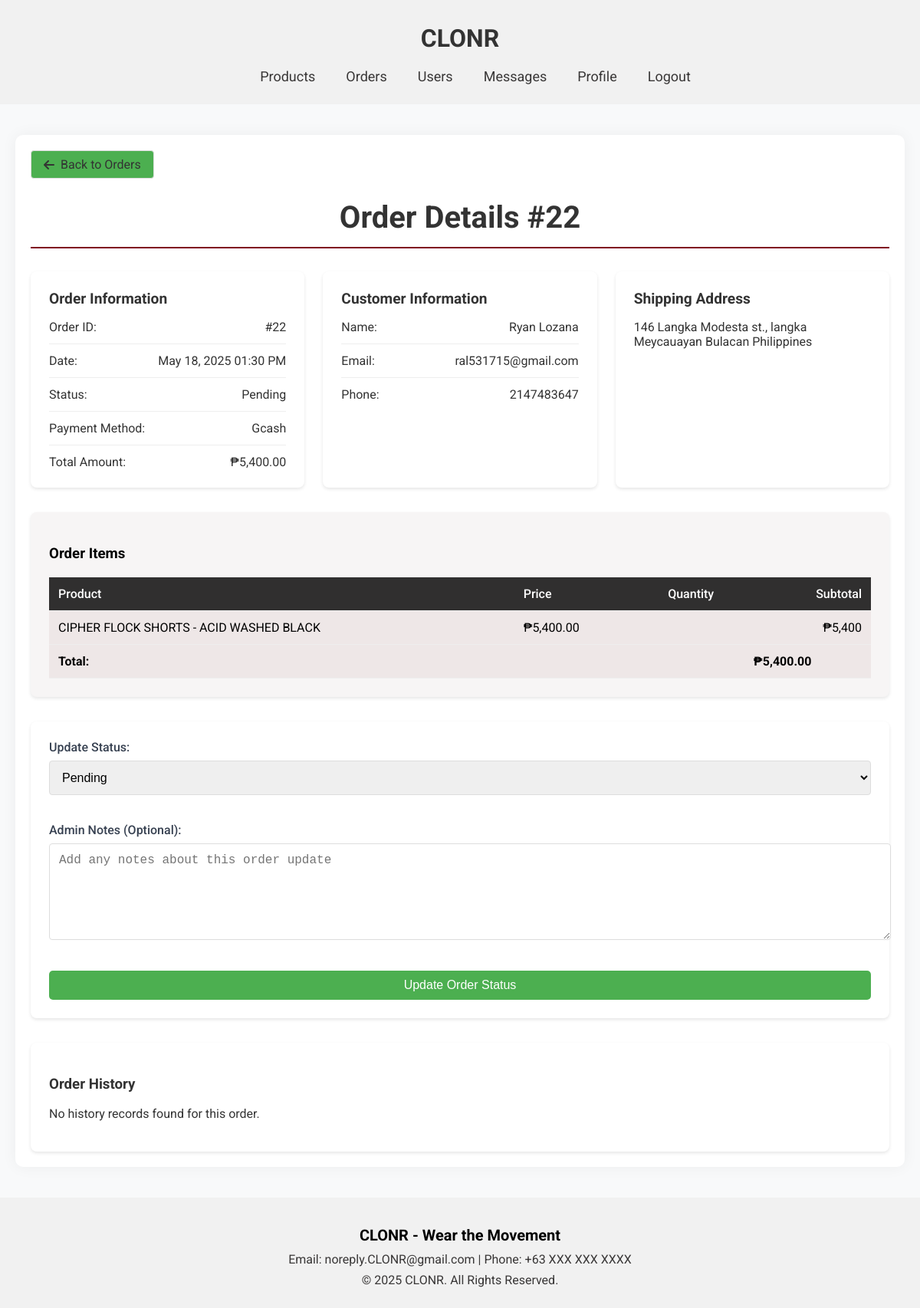
/admin/order_details.php?id=22 (signed in), run on the app's committed database.
### tables this page shows
CREATE TABLE `orders` (
  `id` int(100) NOT NULL,
  `user_id` int(100) NOT NULL,
  `name` varchar(100) NOT NULL,
  `number` int(11) NOT NULL,
  `email` varchar(100) NOT NULL,
  `method` varchar(50) NOT NULL,
  `address` varchar(500) NOT NULL,
  `total_products` varchar(1000) NOT NULL,
  `total_price` float(10,2) NOT NULL,
  `placed_on` datetime NOT NULL DEFAULT current_timestamp(),
  `payment_status` varchar(20) NOT NULL DEFAULT 'Pending'
);

CREATE TABLE `products` (
  `id` int(10) UNSIGNED NOT NULL,
  `name` varchar(255) NOT NULL,
  `description` text DEFAULT NULL,
  `price` decimal(10,2) NOT NULL,
  `category` varchar(100) NOT NULL,
  `image` varchar(255) DEFAULT NULL,
  `image_url` varchar(255) DEFAULT NULL,
  `created_at` timestamp NOT NULL DEFAULT current_timestamp(),
  `updated_at` timestamp NOT NULL DEFAULT current_timestamp() ON UPDATE current_timestamp()
);

### admin/order_details.php (the view, shortened to what this page needs)
<?php
require_once '../config.php';
try {
    $order_id = isset($_GET['id']) ? intval($_GET['id']) : 0;
    $stmt = $conn->prepare("SELECT * FROM orders WHERE id = ?");
    $stmt->execute([$order_id]);
    $order = $stmt->fetch(PDO::FETCH_ASSOC);
    $stmt = $conn->prepare("SELECT oi.*, p.name as product_name
                          FROM orders oi
                          JOIN products p ON oi.id = p.id
                          WHERE oi.id = ?");
    $stmt->execute([$order_id]);
    $order_items = $stmt->fetchAll(PDO::FETCH_ASSOC);
} catch (PDOException $e) {
    die("Database error: " . $e->getMessage());
}
?>
<!DOCTYPE html>
<html lang="en">
<head>
    <link rel="stylesheet" href="../global.css">
    <link rel="stylesheet" href="admin.css">
    <link rel="stylesheet" href="https://cdnjs.cloudflare.com/ajax/libs/font-awesome/6.0.0/css/all.min.css">
</head>
<body>
    <header>
        <div class="container">
            <a href="admindashboard.php"><h1 class="title">CLONR</h1></a>
            <nav>
                <ul class="navbar">
                    <li><a href="products.php">Products</a></li>
                    <li><a href="order.php">Orders</a></li>
                    <li><a href="users.php">Users</a></li>
                    <li><a href="messages.php">Messages</a>
                    <li><a href="../AdminUpdateProfile.php">Profile</a></li>
                    <li><a href="../logout.php" class="logout-btn">Logout</a></li>
                </ul>
            </nav>
        </div>
    </header>
    <main class="admin-main">
        <div class="admin-container">
            <div class="back-button">
                <a href="order.php" class="btn"><i class="fas fa-arrow-left"></i> Back to Orders</a>
            </div>
            <h1 class="admin-title">Order Details #<?= $order['id'] ?></h1>
            <div class="order-details-container">
                <div class="order-summary">
                    <div class="summary-card">
                        <h3>Order Information</h3>
                        <div class="info-row">
                            <span>Order ID:</span>
                            <span>#<?= $order['id'] ?></span>
                        </div>
                        <div class="info-row">
                            <span>Date:</span>
                            <span><?= date('M d, Y h:i A', strtotime($order['placed_on'])) ?></span>
                        </div>
                        <div class="info-row">
                            <span>Status:</span>
                            <span class="status-badge status-<?= $order['payment_status'] ?>">
                                <?= ucfirst($order['payment_status']) ?>
                            </span>
                        </div>
                        <div class="info-row">
                            <span>Payment Method:</span>
                            <span><?= ucfirst($order['method']) ?></span>
                        </div>
                        <div class="info-row">
                            <span>Total Amount:</span>
                            <span>₱<?= number_format($order['total_price'], 2) ?></span>
                        </div>
                    </div>
                    <div class="summary-card">
                        <h3>Customer Information</h3>
                        <div class="info-row">
                            <span>Name:</span>
                            <span><?= $order['name'] ?></span>
                        </div>
                        <div class="info-row">
                            <span>Email:</span>
                            <span><?= $order['email'] ?></span>
                        </div>
                        <div class="info-row">
                            <span>Phone:</span>
                            <span><?= $order['number'] ?></span>
                        </div>
                    </div>
                    <div class="summary-card">
                        <h3>Shipping Address</h3>
                        <p><?= nl2br($order['address']) ?></p>
                    </div>
                </div>
                <div class="order-items">
                    <h3>Order Items</h3>
                    <table class="items-table">
                        <thead>
                            <tr class="table-header">
                                <th>Product</th>
                                <th>Price</th>
                                <th>Quantity</th>
                                <th>Subtotal</th>
                            </tr>
                        </thead>
                        <tbody>
                            <?php foreach ($order_items as $item): ?>
                            <tr>
                                <td>
                                    <div class="product-info">
                                        <span><?= $item['product_name'] ?></span>
                                    </div>
                                </td>
                                <td>₱<?= number_format($item['total_price'], 2) ?></td>
                                <td><?= $item['quantity'] ?></td>
                                <td>₱<?= number_format($item['total_price'] ) ?></td>
                            </tr>
                            <?php endforeach; ?>
                        </tbody>
                        <tfoot>
                            <tr>
                                <td colspan="3" class="text-right"><strong>Total:</strong></td>
                                <td><strong>₱<?= number_format($order['total_price'], 2) ?></strong></td>
                            </tr>
                        </tfoot>
                    </table>
                </div>
                <div class="order-actions">
                    <form action="update_order_status.php" method="post">
                        <div class="form-group">
                            <label for="status">Update Status:</label>
                            <select name="status" id="status" required>
                                <option value="pending" <?= $order['payment_status'] == 'pending' ? 'selected' : '' ?>>Pending</option>
                            </select>
                        </div>
                        <div class="form-group">
                            <label for="notes">Admin Notes (Optional):</label>
                            <textarea name="notes" id="notes" rows="3" placeholder="Add any notes about this order update"></textarea>
                        </div>
                        <button type="submit" class="btn update-btn">Update Order Status</button>
                    </form>
                </div>
                <div class="order-history">
    <h3>Order History</h3>
    <?php
    $history_stmt = $conn->prepare("SELECT oh.*, u.name as admin_name
                                  FROM order_history oh
                                  JOIN users u ON oh.updated_by = u.id
                                  WHERE oh.order_id = ?
                                  ORDER BY oh.updated_at DESC");
    $history_stmt->execute([$order_id]);
    $history = $history_stmt->fetchAll(PDO::FETCH_ASSOC);
    if (!empty($history)): ?>
        <table class="history-table">
            <thead>
                <tr>
                    <th>Date</th>
                    <th>Status</th>
                    <th>Updated By</th>
                    <th>Notes</th>
                </tr>
            </thead>
            <tbody>
                <?php foreach ($history as $record): ?>
                <tr>
                    <td><?= date('M d, Y h:i A', strtotime($record['updated_at'])) ?></td>
                    <td><span class="status-badge status-<?= $record['status'] ?>"><?= ucfirst($record['status']) ?></span></td>
                    <td><?= $record['admin_name'] ?></td>
                    <td><?= nl2br(htmlspecialchars($record['notes'])) ?></td>
                </tr>
                <?php endforeach; ?>
            </tbody>
        </table>
    <?php else: ?>
        <p>No history records found for this order.</p>
    <?php endif; ?>
</div>
            </div>
        </div>
    </main>
    <footer>
        <div class="footer-content">
            <h2>CLONR - Wear the Movement</h2>
            <p>Email: noreply.CLONR@gmail.com | Phone: +63 XXX XXX XXXX</p>
            <p>© 2025 CLONR. All Rights Reserved.</p>
        </div>
    </footer>
</body>
</html>

### global.css (style rules this page uses)
body { margin: 0; font-family: 'Roboto',sans-serif; background-color: #f1f1f1; color: #333333; }
header { padding: 10px 40px; display: flex; justify-content: center; align-items: center; position: relative; }
.title { color: #000000; font-size: 2rem; text-align: center; }
a { text-decoration: none; }
.navbar { list-style: none; display: flex; gap: 40px; z-index: 10; }
.navbar li { position: relative; cursor: pointer; font-size: 18px; color: #393737; }
.navbar a { text-decoration: none; color: inherit; }
footer { color: #000000; text-align: center; padding: 20px 20px; }
.footer-content h2 { font-size: 20px; margin-bottom: 10px; }
.footer-content p { font-size: 16px; margin: 8px 0; color: #393737; }

### data on the page
orders: id "22", placed_on "May 18, 2025 01:30 PM", payment_status "Pending", method "Gcash", total_price "5,400.00", name "Ryan Lozana", email "ral531715@gmail.com", number "2147483647", address "146 Langka Modesta st., langka Meycauayan Bulacan Philippines", products.name "CIPHER FLOCK SHORTS - ACID WASHED BLACK", total_price "5,400"
